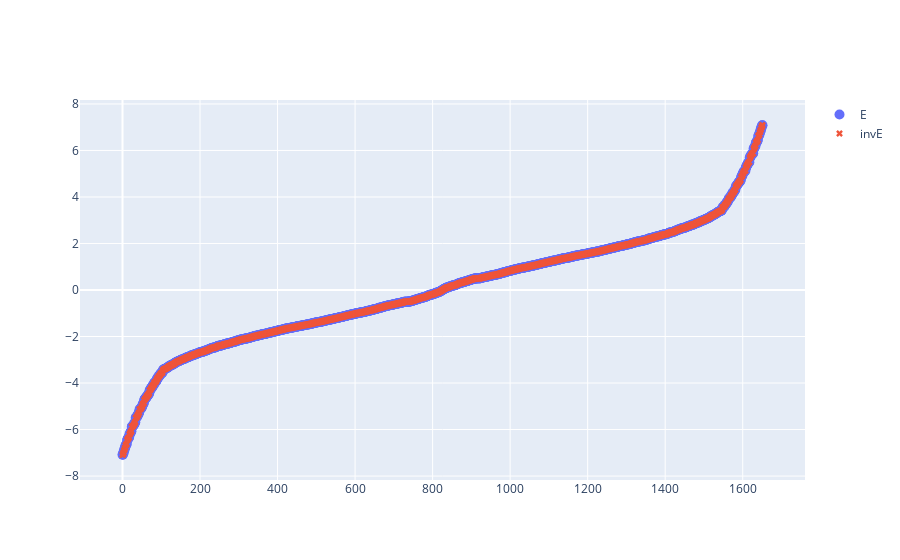

The notebook cell this image was saved under:
### Code cell
import plotly.express as px
import plotly.graph_objects as go
# inds=np.arange(0,len(Es))
# fig = px.scatter(x=inds,y=Es[inds])
# fig = px.scatter(x=inds,y=-Es[::-1])
# # # fig = px.scatter(x=[0, 1, 2, 3, 4], y=[0, 1, 4, 9, 16])
# fig.show()

fig = go.Figure()

# Add traces
fig.add_trace(go.Scatter(x=inds, y=Es[inds],
                    mode='markers',marker_size=10,
                    name='E'))
fig.add_trace(go.Scatter(x=inds, y=-Es[::-1], marker_symbol='x',
                    mode='markers',
                    name='invE'))

fig.show()


plt.figure()
# plt.plot(energies,densities)
# plt.plot(energy_subset,density_subset)
plt.plot(Es,'o')
plt.plot(-Es[::-1],'x')
plt.ylim(2,3)
# plt.xlim(810,830)
plt.show()

### Figure 1 — Plotly figure (JSON) as saved in the notebook; plotly's stock layout.template omitted (floating-point values rounded to 4 significant figures; data arrays with more than 128 entries replaced by an {"elided": "..."} marker saying what was removed)
{"data": [{"marker": {"size": 10}, "mode": "markers", "name": "E", "type": "scatter", "x": {"elided": "1652 int values"}, "y": {"elided": "1652 float values"}}, {"marker": {"symbol": "x"}, "mode": "markers", "name": "invE", "type": "scatter", "x": {"elided": "1652 int values"}, "y": {"elided": "1652 float values"}}], "layout": {}}
